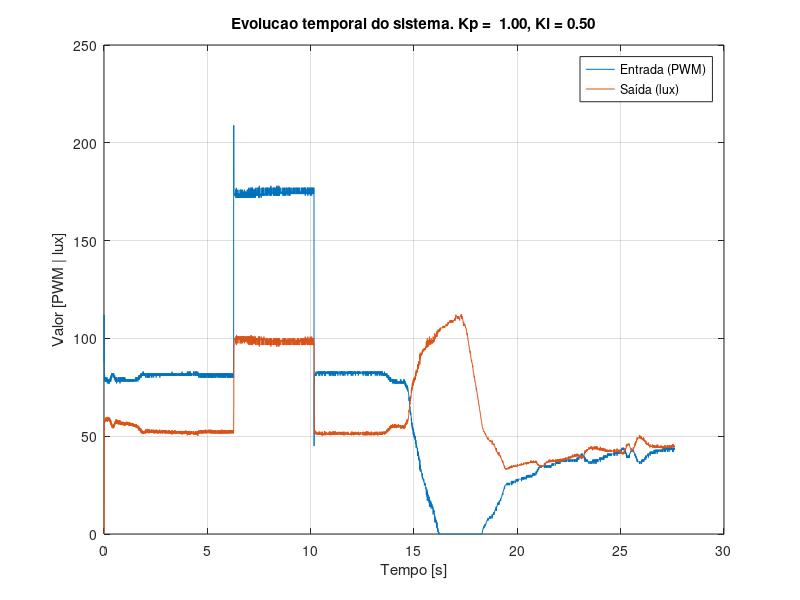

Source code (MATLAB):
data = load('t7.tsv');

Ki = 0.5;
Kp = 1;

plot(data(:, 1)/1000000, data(:, 2));
hold on;
plot(data(:, 1)/1000000, data(:, 3));
grid on;
xlabel('Tempo [s]');
ylabel('Valor [PWM | lux]');
title(sprintf('Evolucao temporal do sistema. Kp =  %.2f, Ki = %.2f', Kp, Ki));
legend('Entrada (PWM)', 'Saída (lux)');
